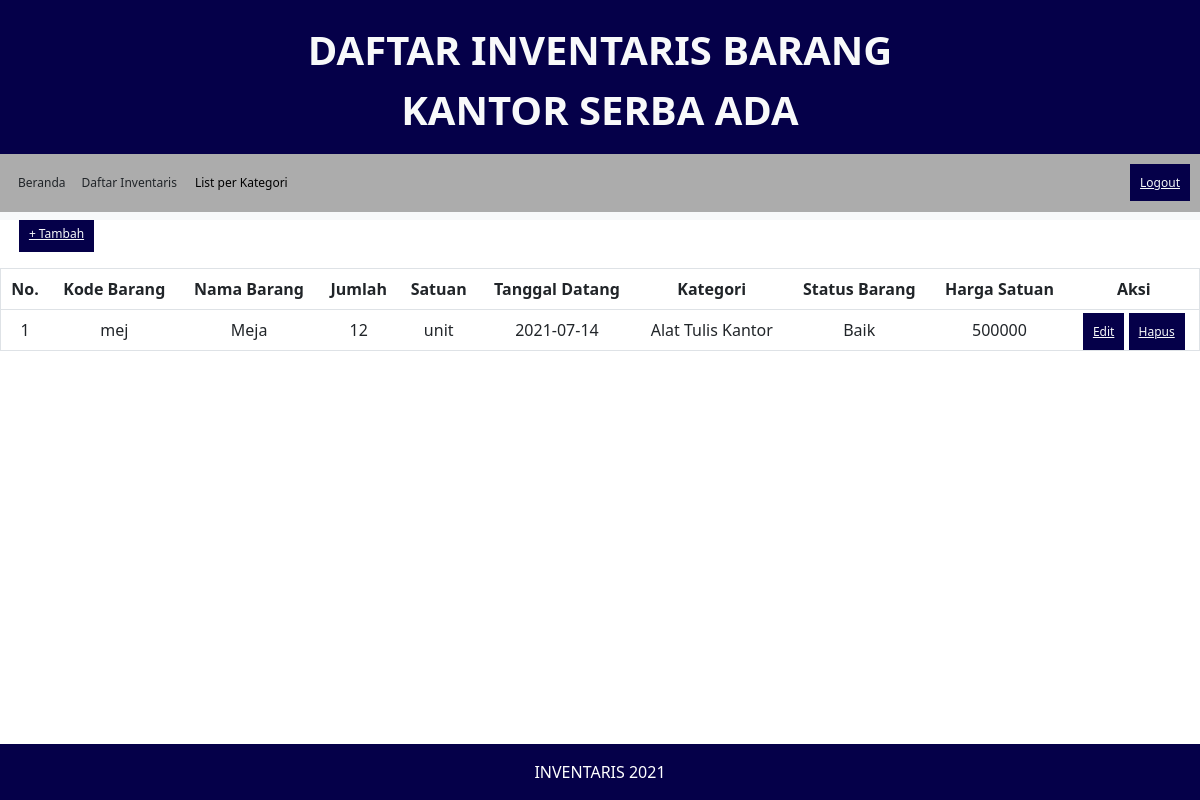
Page /inventarisatk.php (signed in) on the committed database.
### tables this page shows
CREATE TABLE `inventaris` (
  `kode_barang` varchar(10) NOT NULL,
  `nama_barang` varchar(30) NOT NULL,
  `jumlah` int(11) NOT NULL,
  `satuan` varchar(15) NOT NULL,
  `tgl_datang` date NOT NULL,
  `kategori` varchar(20) NOT NULL,
  `status_barang` varchar(20) NOT NULL,
  `harga` int(20) NOT NULL
);

### functions.php (called while the page is built, shortened)
<?php
	$koneksi = mysqli_connect("localhost", "root", "", "responsi");
	function query($query) {
		global $koneksi;
		$result = mysqli_query($koneksi, $query);
		$rows = [];
		while( $row = mysqli_fetch_assoc($result) ) {
			$rows[] = $row;
		}
		return $rows;
	}
?>

### inventarisatk.php (the view, shortened to what this page needs)
<?php
require 'functions.php';
$inventaris = query("SELECT * FROM inventaris WHERE kategori='Alat Tulis Kantor'");
?>
<!DOCTYPE html>
<html lang="en">
<head>
    <link href="https://cdn.jsdelivr.net/npm/bootstrap@5.1.3/dist/css/bootstrap.min.css" rel="stylesheet">
	<link rel="stylesheet" href="https://stackpath.bootstrapcdn.com/font-awesome/4.7.0/css/font-awesome.min.css">
	<link rel="stylesheet" type="text/css" href="css/style.css">
</head>
<body>
<nav class="topnav navbar-dark bg-blue">
  <p class="judul text-light">
    DAFTAR INVENTARIS BARANG<br>
    KANTOR SERBA ADA
  </p>
</nav>
<nav class="navbar navbar-expand-lg navbar-light bg-light">
  <div class="collapse navbar-collapse nav-link" id="navbarNavDropdown">
    <ul class="navbar-nav">
      <li class="nav-item active">
        <a class="nav-link text-dark" href="home.php">Beranda</a>
      </li>
      <li class="nav-item">
        <a class="nav-link text-dark" href="inventaris.php">Daftar Inventaris</a>
      </li>
      <li class="dropdown">
        <button class="dropbtn">List per Kategori</button>
      </li>
    </ul>
    <ul class="navbar-nav ms-auto">
      <li class="nav-item">
        <a class="nav-blue text-light" href="logout.php">Logout</a>
      </li>
    </ul>
  </div>
</nav>
<div class="body">
    <ul class="navbar-nav ms-auto">
      <li style="padding-left:0.5cm" class="nav-item">
        <a class="nav-blue text-light" href="tambah.php">+ Tambah</a><br><br>
      </li>
    </ul>
    <table class="table" border="1" cellpadding="10" cellspacing="0">
        <tr>
            <th>No.</th>
            <th>Kode Barang</th>
            <th>Nama Barang</th>
            <th>Jumlah</th>
            <th>Satuan</th>
            <th>Tanggal Datang</th>
            <th>Kategori</th>
            <th>Status Barang</th>
            <th>Harga Satuan</th>
            <th>Aksi</th>
        </tr>
        <?php $i = 1; ?>
	    <?php foreach ($inventaris as $inv) : ?>
        <tr>
            <td><?= $i ?></td>
            <td><?= $inv["kode_barang"]; ?></td>
            <td><?= $inv["nama_barang"]; ?></td>
            <td><?= $inv["jumlah"]; ?></td>
			<td><?= $inv["satuan"]; ?></td>
    		<td><?= $inv["tgl_datang"]; ?></td>
	    	<td><?= $inv["kategori"]; ?></td>
		    <td><?= $inv["status_barang"]; ?></td>
			<td><?= $inv["harga"]; ?></td>
	  		<td>
		    	<a class="nav-blue text-light" href="edit.php?kode_barang=<?= $inv["kode_barang"]; ?>">Edit</a>
				<a class="nav-blue text-light" href="hapus.php?kode_barang=<?= $inv["kode_barang"]; ?>" onclick="return confirm('Yakin untuk menghapus?');">Hapus</a>
		    </td>
		</tr>
		<?php $i++; ?>
    	<?php endforeach; ?>
    </table>
</div>
<footer class="bg-blue text-white fixed-bottom">
    <div class="container">
      <div class="row pt-3">
        <div class="col text-center">
          <p>INVENTARIS 2021</p>
        </div>
      </div>
    </div>
  </footer>
</body>
</html>

### css/style.css (style rules this page uses)
.nav-link { background-color: #acacac; padding: 10px; font-size: 12px; border: none; }
.collapse { margin-top: -10px; }
.nav-blue { background-color: #050049; padding: 10px; font-size: 12px; border: none; }
.dropbtn { background-color: #acacac; color: rgb(0, 0, 0); padding: 10px; font-size: 12px; border: none; }
.dropdown { position: relative; display: inline-block; }
.bg-blue { background-color: #050049 }
nav.topnav { text-align: center; font-size:40px; margin-bottom:-20px; padding: 20px; }
p.judul { font-weight: bold; }
th { text-align: center; }
td { text-align: center; }

### rows in the picture
inventaris: kode_barang "mej", nama_barang "Meja", jumlah "12", satuan "unit", tgl_datang "2021-07-14", kategori "Alat Tulis Kantor", status_barang "Baik", harga "500000"
